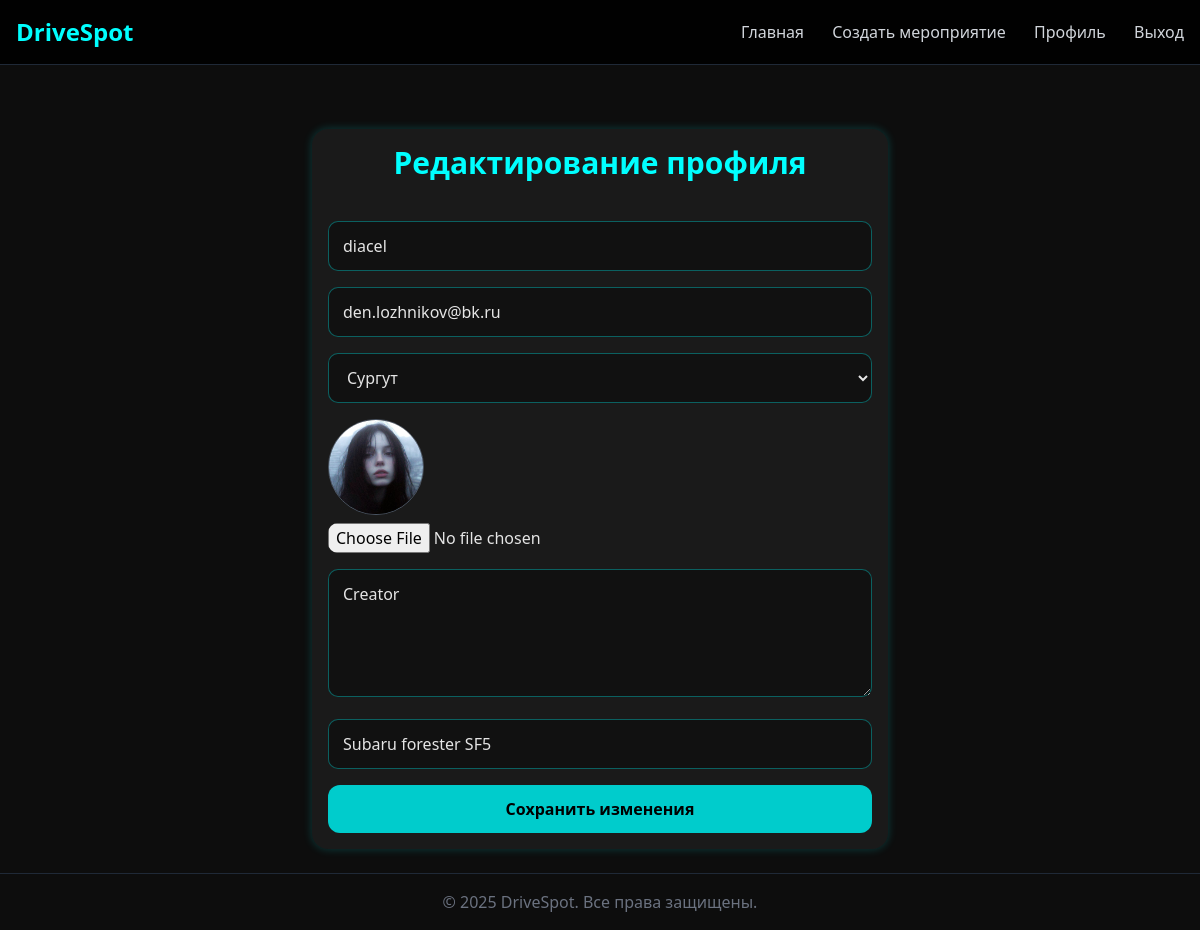
The page /users/profile/settings/ (signed in) on the database as committed earlier.
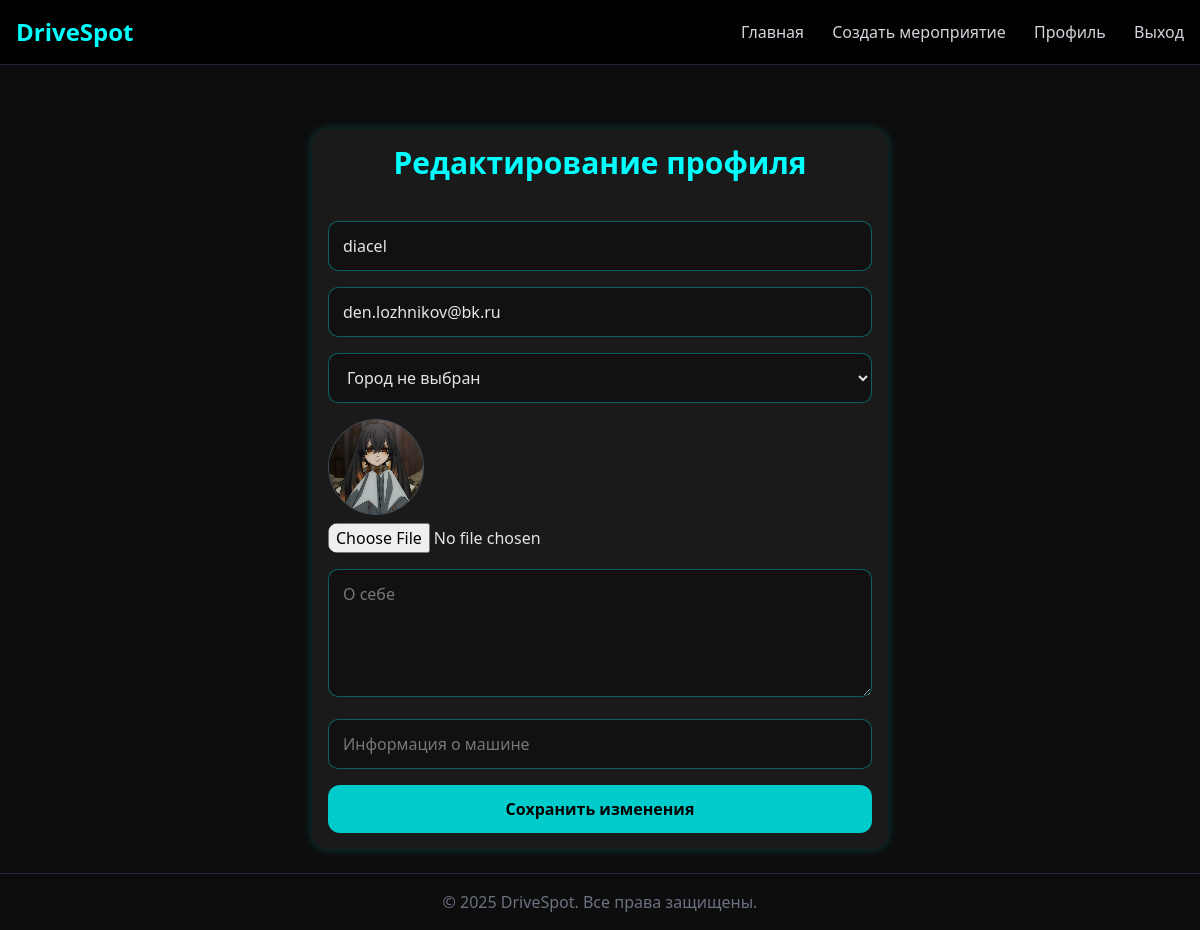
The same page on the database as committed later.
### users/models.py (models this page shows, shortened)
class UserProfile(AbstractUser):
    city = models.ForeignKey(City, on_delete=models.SET_NULL, null=True, blank=True)
    avatar = models.ImageField(upload_to='avatars/', null=True, blank=True)
    bio = models.TextField(blank=True)
    car_info = models.CharField(max_length=255, blank=True)
    rating = models.FloatField(default=0)
    is_organizer = models.BooleanField(default=False)
    badges = models.JSONField(default=list, blank=True) # простая структура для бейджей

class City(models.Model):
    name = models.CharField(max_length=150, unique=True)
    slug = models.SlugField(max_length=160, unique=True)

### users/views.py (the view, shortened to what this page needs)
# urls.py: path('profile/settings/', views.profile_settings_view, name='profile_settings'),  # 🔹 сначала settings
@login_required
def profile_settings_view(request):
    user = request.user
    cities = City.objects.all()
    return render(request, "users/profile_settings.html", {"user": user, "cities": cities})

### templates/users/profile_settings.html (shortened to what this page needs)
{% extends 'base.html' %}
{% block content %}
<div class="max-w-xl mx-auto card mt-10">
  <h1 class="text-3xl font-bold text-center mb-6 neon">Редактирование профиля</h1>
  <form method="post" enctype="multipart/form-data" class="space-y-4">
    <input type="text" name="username" value="{{ user.username }}" placeholder="Имя пользователя"
           class="input-field">
    <input type="email" name="email" value="{{ user.email }}" placeholder="Email"
           class="input-field">
    <select name="city" class="input-field">
      <option value="">Город не выбран</option>
      {% for c in cities %}
        <option value="{{ c.id }}" {% if user.city and user.city.id == c.id %}selected{% endif %}>
          {{ c.name }}
        </option>
      {% endfor %}
    </select>
    <div>
      {% if user.avatar %}
        <img src="{{ user.avatar.url }}" alt="avatar" class="w-24 h-24 rounded-full mb-2 border border-gray-600">
      {% endif %}
      <input type="file" name="avatar" class="input-field bg-transparent border-none p-0">
    </div>
    <textarea name="bio" placeholder="О себе" class="input-field h-32">{{ user.bio }}</textarea>
    <input type="text" name="car_info" value="{{ user.car_info }}" placeholder="Информация о машине"
           class="input-field">
    <button type="submit" class="btn-primary">Сохранить изменения</button>
  </form>
</div>
{% endblock %}

Rows that differ between the two databases and show on the page:
changed UserProfile "diacel": avatar: picture added in place of a placeholder; city "Сургут" → (not shown); bio "Creator" → (not shown); car_info "Subaru forester SF5" → (not shown)
Other text that changed with them:
form field city: (not shown) → "Город не выбран"
